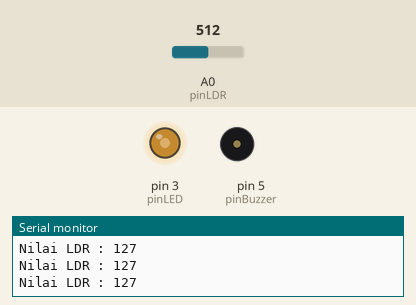
Simulated run of this sketch. Board: Arduino Uno, built with avr-gcc and run on an emulated ATmega328P. Shown: output pins drawn as LEDs (lit = HIGH), buzzer (waves = sounding, pin HIGH), the last lines printed to the serial monitor. The test bench sets the inputs (shaded band); at power-on: A0 (pinLDR) = 512.

Above: at 1.2 s.
1.3 s: A0 (pinLDR) set to 122
At 1.6 s:
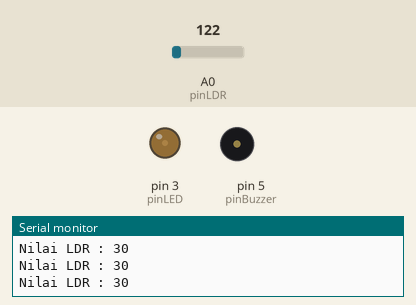
2.8 s: A0 (pinLDR) set to 716
At 4.0 s:
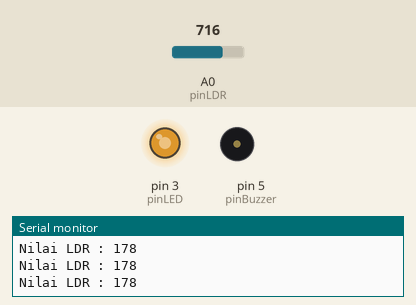
4.3 s: A0 (pinLDR) set to 900
At 5.2 s:
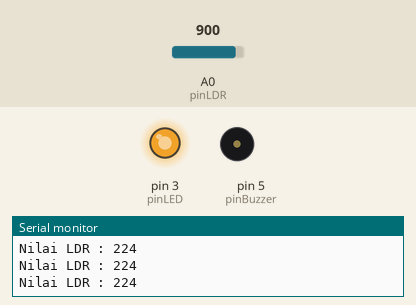
5.8 s: A0 (pinLDR) set to 511
At 6.4 s:
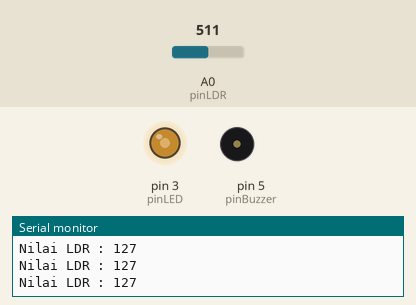
Timing chart, 0 to 8.8 s (numbered marks = the images above; inputs shaded):
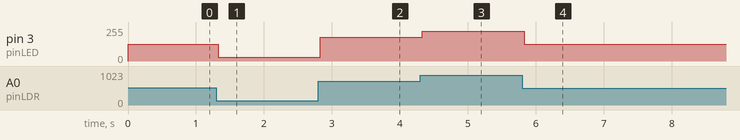

Measured:
- after the input at 1.3 s, pin 3 (pinLED): 127/255 → 30/255 at once
- after the input at 2.8 s, pin 3 (pinLED): 30/255 → 178/255 at once
- after the input at 4.3 s, pin 3 (pinLED): 178/255 → 224/255 at once
- after the input at 5.8 s, pin 3 (pinLED): 224/255 → 127/255 at once

The sketch:

1.sensor_LDR.ino
```cpp
//INISIALISIS
  int pinLDR    =A0;
  int pinBuzzer =5;
  int pinLED    =3;

void setup() {
  Serial.begin(9600);
  pinMode(pinBuzzer,OUTPUT);

}

void loop() {
 //BACADATA
 int bacaLDR=analogRead(pinLDR);
     bacaLDR=map(bacaLDR,0,1024,0,255);
 //PRINTSEERIAL
 Serial.print("Nilai LDR : ");
 Serial.print(bacaLDR);
 Serial.println();
//lOGIKA
if(bacaLDR){
analogWrite(pinLED,bacaLDR);
}

//else{
//  digitalWrite(pinLED,pinLED
}
```
